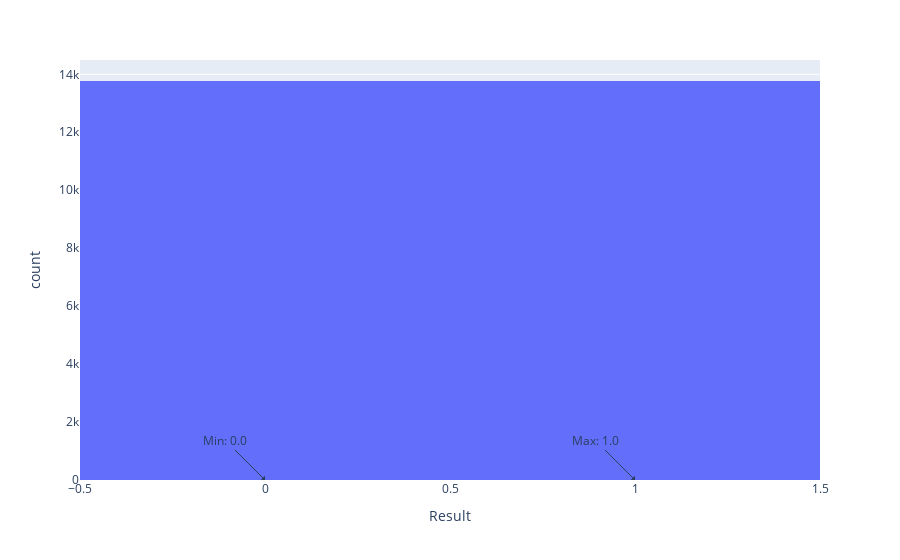

Notebook code for this chart:
### Code cell
column_name = 'Result'  # Replace with the actual column name

# Sort the DataFrame by the column in ascending order
df_sorted = df.sort_values(column_name)

# Create the Plotly figure
fig = px.histogram(df_sorted, x=column_name)
min_value = df_sorted[column_name].min()
max_value = df_sorted[column_name].max()

# Get the statistical measures
mean_value = df_sorted[column_name].mean()
std_value = df_sorted[column_name].std()
quantiles = df_sorted[column_name].quantile([0.25, 0.5, 0.75])
count = df_sorted[column_name].count()
print("Mean: {:.2f}".format(mean_value))
print("Std: {:.2f}".format(std_value))
print("Q1: {:.2f}".format(quantiles[0.25]))
print("Q2: {:.2f}".format(quantiles[0.5]))
print("Q3: {:.2f}".format(quantiles[0.75]))
print("Count: {}".format(count))
# Add annotations for statistical measures
fig.update_layout(
    annotations=[
         dict(
            x=min_value,
            y=0,
            xref="x",
            yref="paper",
            text="Min: {}".format(min_value),
            showarrow=True,
            arrowhead=1,
            ax=-40,
            ay=-40
        ),
        
        dict(
            x=max_value,
            y=0,
            xref="x",
            yref="paper",
            text="Max: {}".format(max_value),
            showarrow=True,
            arrowhead=1,
            ax=-40,
            ay=-40
        )
        
    ]
)

# Save the figure as an HTML file

# Show the plot
fig.show()

### Figure 1 — Plotly figure (JSON) as saved in the notebook; plotly's stock layout.template omitted (floating-point values rounded to 4 significant figures; data arrays with more than 128 entries replaced by an {"elided": "..."} marker saying what was removed)
{"data": [{"alignmentgroup": "True", "bingroup": "x", "hovertemplate": "Result=%{x}<br>count=%{y}<extra></extra>", "legendgroup": "", "marker": {"color": "#636efa", "pattern": {"shape": ""}}, "name": "", "offsetgroup": "", "orientation": "v", "showlegend": false, "type": "histogram", "x": {"elided": "27540 int values"}, "xaxis": "x", "yaxis": "y"}], "layout": {"annotations": [{"arrowhead": 1, "ax": -40, "ay": -40, "showarrow": true, "text": "Min: 0.0", "x": 0, "xref": "x", "y": 0, "yref": "paper"}, {"arrowhead": 1, "ax": -40, "ay": -40, "showarrow": true, "text": "Max: 1.0", "x": 1, "xref": "x", "y": 0, "yref": "paper"}], "barmode": "relative", "legend": {"tracegroupgap": 0}, "margin": {"t": 60}, "xaxis": {"anchor": "y", "domain": [0, 1], "title": {"text": "Result"}}, "yaxis": {"anchor": "x", "domain": [0, 1], "title": {"text": "count"}}}}
